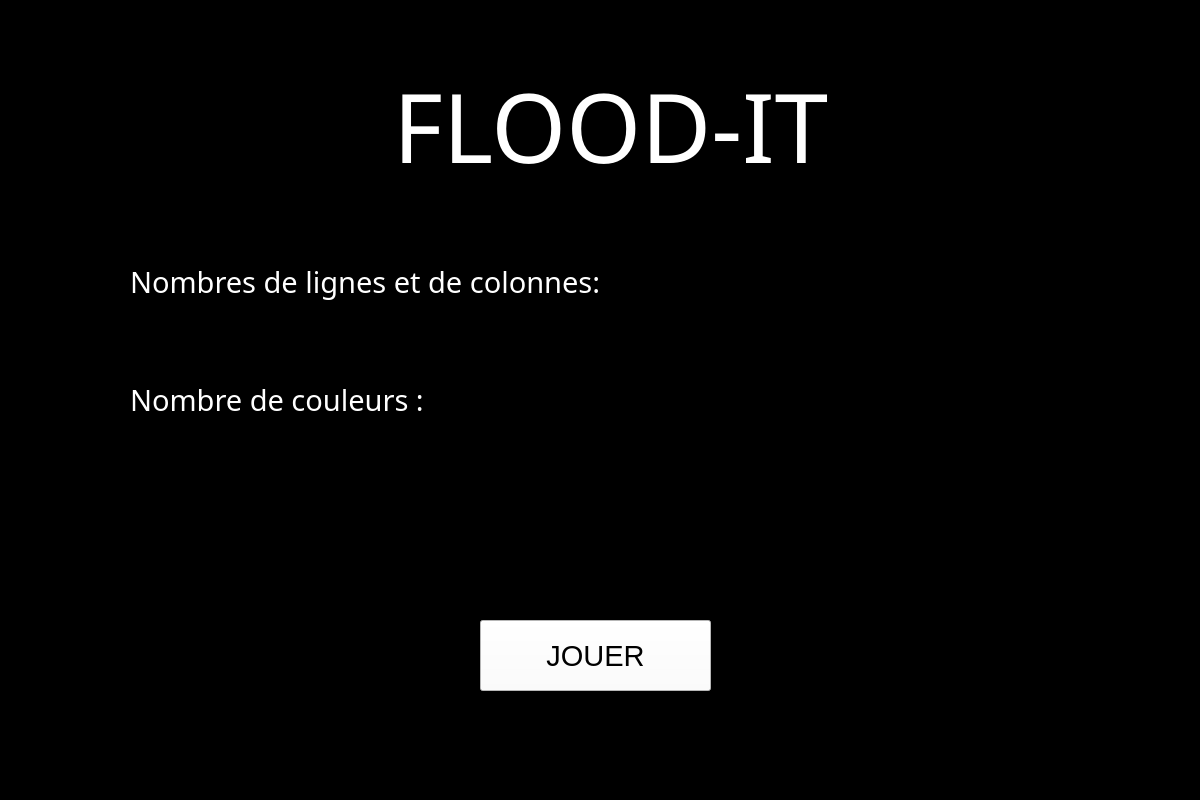
<?xml version="1.0" encoding="UTF-8"?>
<ui version="4.0">
 <class>MainWindow</class>
 <widget class="QMainWindow" name="MainWindow">
  <property name="geometry">
   <rect>
    <x>0</x>
    <y>0</y>
    <width>1200</width>
    <height>800</height>
   </rect>
  </property>
  <property name="windowTitle">
   <string>MainWindow</string>
  </property>
  <property name="styleSheet">
   <string notr="true">background-color: rgb(0, 0, 0);</string>
  </property>
  <widget class="QWidget" name="centralwidget">
   <widget class="QWidget" name="verticalLayoutWidget">
    <property name="geometry">
     <rect>
      <x>130</x>
      <y>60</y>
      <width>891</width>
      <height>491</height>
     </rect>
    </property>
    <layout class="QVBoxLayout" name="verticalLayout">
     <property name="spacing">
      <number>0</number>
     </property>
     <property name="sizeConstraint">
      <enum>QLayout::SetFixedSize</enum>
     </property>
     <property name="topMargin">
      <number>0</number>
     </property>
     <item>
      <layout class="QHBoxLayout" name="horizontalLayout" stretch="0">
       <property name="sizeConstraint">
        <enum>QLayout::SetDefaultConstraint</enum>
       </property>
       <item>
        <widget class="QLabel" name="label">
         <property name="enabled">
          <bool>false</bool>
         </property>
         <property name="font">
          <font>
           <family>Javanese Text</family>
           <pointsize>72</pointsize>
          </font>
         </property>
         <property name="text">
          <string>&lt;html&gt;&lt;head/&gt;&lt;body&gt;&lt;p align=&quot;center&quot;&gt;&lt;span style=&quot; color:#ffffff;&quot;&gt;FLOOD-IT&lt;/span&gt;&lt;/p&gt;&lt;/body&gt;&lt;/html&gt;</string>
         </property>
         <property name="alignment">
          <set>Qt::AlignLeading|Qt::AlignLeft|Qt::AlignVCenter</set>
         </property>
        </widget>
       </item>
      </layout>
     </item>
     <item>
      <spacer name="verticalSpacer">
       <property name="orientation">
        <enum>Qt::Vertical</enum>
       </property>
       <property name="sizeType">
        <enum>QSizePolicy::Fixed</enum>
       </property>
       <property name="sizeHint" stdset="0">
        <size>
         <width>20</width>
         <height>70</height>
        </size>
       </property>
      </spacer>
     </item>
     <item>
      <layout class="QHBoxLayout" name="horizontalLayout_2">
       <item alignment="Qt::AlignTop">
        <widget class="QLabel" name="label_2">
         <property name="font">
          <font>
           <family>Javanese Text</family>
          </font>
         </property>
         <property name="text">
          <string>&lt;html&gt;&lt;head/&gt;&lt;body&gt;&lt;p&gt;&lt;span style=&quot; font-size:22pt; color:#ffffff;&quot;&gt;Nombres de lignes et de colonnes:&lt;/span&gt;&lt;/p&gt;&lt;/body&gt;&lt;/html&gt;</string>
         </property>
        </widget>
       </item>
       <item>
        <spacer name="horizontalSpacer">
         <property name="orientation">
          <enum>Qt::Horizontal</enum>
         </property>
         <property name="sizeType">
          <enum>QSizePolicy::Fixed</enum>
         </property>
         <property name="sizeHint" stdset="0">
          <size>
           <width>95</width>
           <height>20</height>
          </size>
         </property>
        </spacer>
       </item>
       <item alignment="Qt::AlignRight|Qt::AlignTop">
        <widget class="QListWidget" name="listWidget">
         <property name="font">
          <font>
           <pointsize>12</pointsize>
          </font>
         </property>
         <property name="styleSheet">
          <string notr="true">background-color: rgb(0, 0, 0);</string>
         </property>
         <property name="sizeAdjustPolicy">
          <enum>QAbstractScrollArea::AdjustToContentsOnFirstShow</enum>
         </property>
        </widget>
       </item>
       <item>
        <spacer name="horizontalSpacer_4">
         <property name="orientation">
          <enum>Qt::Horizontal</enum>
         </property>
         <property name="sizeType">
          <enum>QSizePolicy::Fixed</enum>
         </property>
         <property name="sizeHint" stdset="0">
          <size>
           <width>45</width>
           <height>20</height>
          </size>
         </property>
        </spacer>
       </item>
       <item alignment="Qt::AlignTop">
        <widget class="QListWidget" name="listWidget_2">
         <property name="enabled">
          <bool>true</bool>
         </property>
         <property name="font">
          <font>
           <pointsize>12</pointsize>
          </font>
         </property>
         <property name="styleSheet">
          <string notr="true">background-color: rgb(0, 0, 0);</string>
         </property>
         <property name="sizeAdjustPolicy">
          <enum>QAbstractScrollArea::AdjustToContentsOnFirstShow</enum>
         </property>
         <property name="resizeMode">
          <enum>QListView::Adjust</enum>
         </property>
        </widget>
       </item>
       <item>
        <spacer name="horizontalSpacer_5">
         <property name="orientation">
          <enum>Qt::Horizontal</enum>
         </property>
         <property name="sizeType">
          <enum>QSizePolicy::Fixed</enum>
         </property>
         <property name="sizeHint" stdset="0">
          <size>
           <width>90</width>
           <height>20</height>
          </size>
         </property>
        </spacer>
       </item>
      </layout>
     </item>
     <item>
      <layout class="QVBoxLayout" name="verticalLayout_3">
       <item>
        <layout class="QHBoxLayout" name="horizontalLayout_3">
         <item>
          <widget class="QLabel" name="label_3">
           <property name="font">
            <font>
             <family>Javanese Text</family>
            </font>
           </property>
           <property name="text">
            <string>&lt;html&gt;&lt;head/&gt;&lt;body&gt;&lt;p&gt;&lt;span style=&quot; font-size:22pt; color:#ffffff;&quot;&gt;Nombre de couleurs :&lt;/span&gt;&lt;/p&gt;&lt;/body&gt;&lt;/html&gt;</string>
           </property>
          </widget>
         </item>
         <item>
          <spacer name="horizontalSpacer_2">
           <property name="orientation">
            <enum>Qt::Horizontal</enum>
           </property>
           <property name="sizeType">
            <enum>QSizePolicy::Fixed</enum>
           </property>
           <property name="sizeHint" stdset="0">
            <size>
             <width>20</width>
             <height>20</height>
            </size>
           </property>
          </spacer>
         </item>
         <item>
          <widget class="QListWidget" name="listWidget_3">
           <property name="font">
            <font>
             <pointsize>12</pointsize>
            </font>
           </property>
           <property name="styleSheet">
            <string notr="true">background-color: rgb(0, 0, 0);</string>
           </property>
           <property name="sizeAdjustPolicy">
            <enum>QAbstractScrollArea::AdjustToContentsOnFirstShow</enum>
           </property>
          </widget>
         </item>
         <item>
          <spacer name="horizontalSpacer_3">
           <property name="orientation">
            <enum>Qt::Horizontal</enum>
           </property>
           <property name="sizeType">
            <enum>QSizePolicy::Fixed</enum>
           </property>
           <property name="sizeHint" stdset="0">
            <size>
             <width>500</width>
             <height>20</height>
            </size>
           </property>
          </spacer>
         </item>
        </layout>
       </item>
      </layout>
     </item>
    </layout>
   </widget>
   <widget class="QPushButton" name="pushButton">
    <property name="geometry">
     <rect>
      <x>480</x>
      <y>620</y>
      <width>231</width>
      <height>71</height>
     </rect>
    </property>
    <property name="font">
     <font>
      <pointsize>22</pointsize>
     </font>
    </property>
    <property name="styleSheet">
     <string notr="true">background-color: rgb(255, 255, 255);</string>
    </property>
    <property name="text">
     <string>JOUER</string>
    </property>
   </widget>
  </widget>
  <widget class="QMenuBar" name="menubar">
   <property name="geometry">
    <rect>
     <x>0</x>
     <y>0</y>
     <width>1200</width>
     <height>20</height>
    </rect>
   </property>
  </widget>
  <widget class="QStatusBar" name="statusbar"/>
 </widget>
 <resources/>
 <connections/>
</ui>
